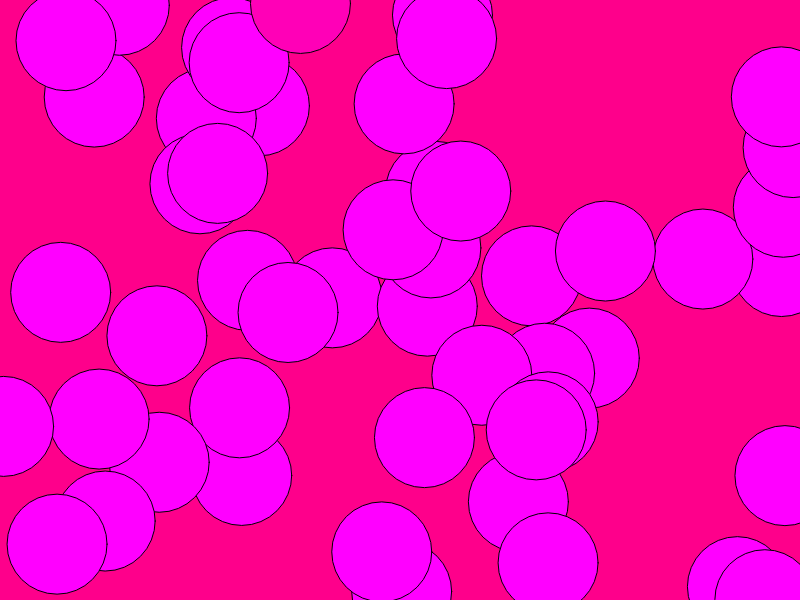
Frame 1 (no input)
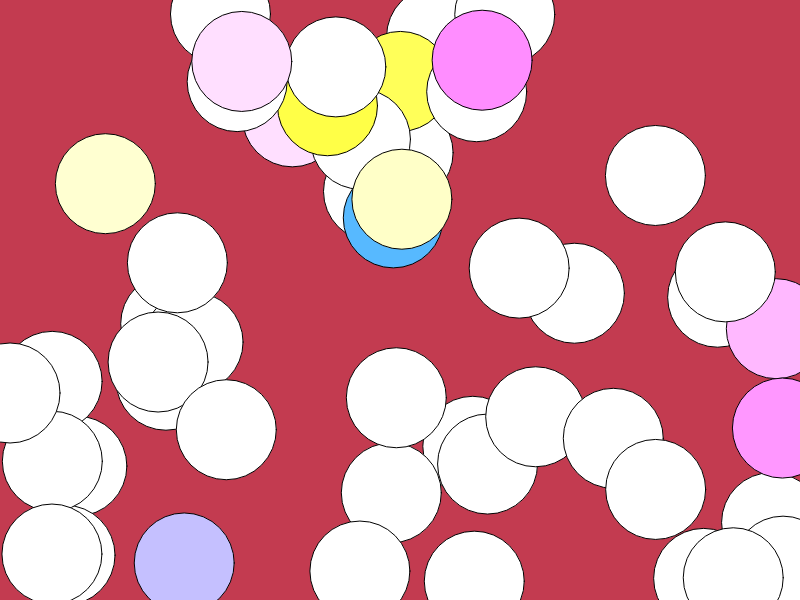
Frame 60 (no input)
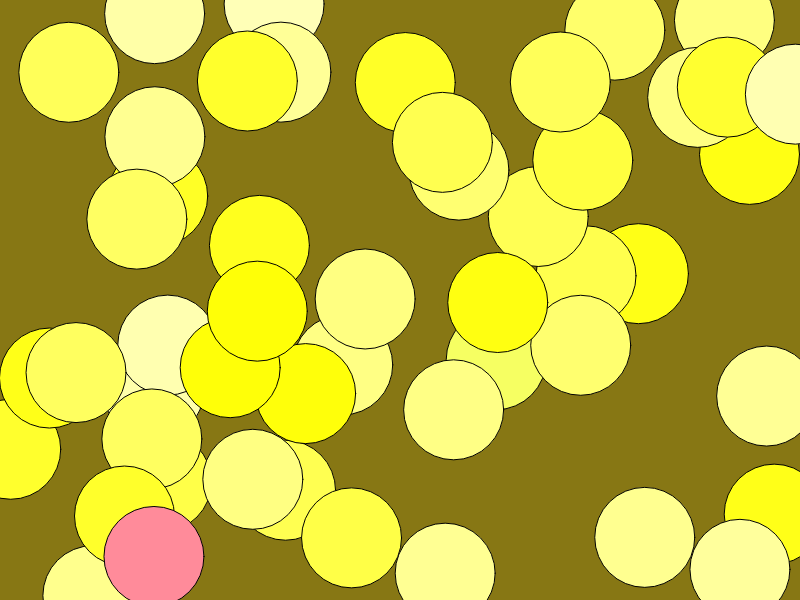
Frame 120 (the mouse pressed at the canvas centre since frame 60)

The p5.js sketch that drew these frames (run headless with seeded random() and noise() and a simulated clock; from frame 60 on, the mouse is pressed at the canvas centre):

// p5.js sketch
// ── sketch.js
background_r = 255;
background_g = 0;
background_b = 140;
r_rising = false;
g_rising = false;
b_rising = false;
r = 0
g = 1
b = 2
y = screen.height;
x = screen.width;
general_num = 100;
max_color = 255;
min_color = 0;
fade_value = 1;

function setup() {

    createCanvas(x, y);
    background(background_r,
        background_g,
        background_b);
}

function draw() {
    //Fade in and out background
    updateAllColorsAndSetBackground();

    //Randomly Drawn Circles
    for (i = 0; i < 50; i++) {
        fill(((Math.random() * background_r) * background_r) / 2,
             ((Math.random() * background_g) * background_g) / 2,
             ((Math.random() * background_b) * background_b) / 2);
        ellipse(Math.random() * x,
            Math.random() * y,
            general_num,
            general_num); 
    }
    
}

function updateBackgroundColor(color) {

    //Switch on a color take in color, determine
    //if we should darken or lighten
    switch (color) {
        case r:
            r_rising ? background_r >= max_color
                           ? r_rising = false 
                           : background_r += fade_value
                     : background_r <= min_color
                           ? r_rising = true
                           : background_r -= fade_value;
            break;
        case g:
            g_rising ? background_g >= max_color
                           ? g_rising = false 
                           : background_g += fade_value 
                     : background_g <= min_color
                           ? g_rising = true
                           : background_g -= fade_value;
            break;
        case b:
            b_rising ? background_b >= max_color 
                           ? b_rising = false 
                           : background_b += fade_value
                     : background_b <= min_color
                           ? b_rising = true
                           : background_b -= fade_value; 
            break;
    }
}

function updateAllColorsAndSetBackground() {
    //Call All update Background Colors and reset background
    updateBackgroundColor(r);
    updateBackgroundColor(g);
    updateBackgroundColor(b);
    background(background_r,
        background_g,
        background_b);
}
